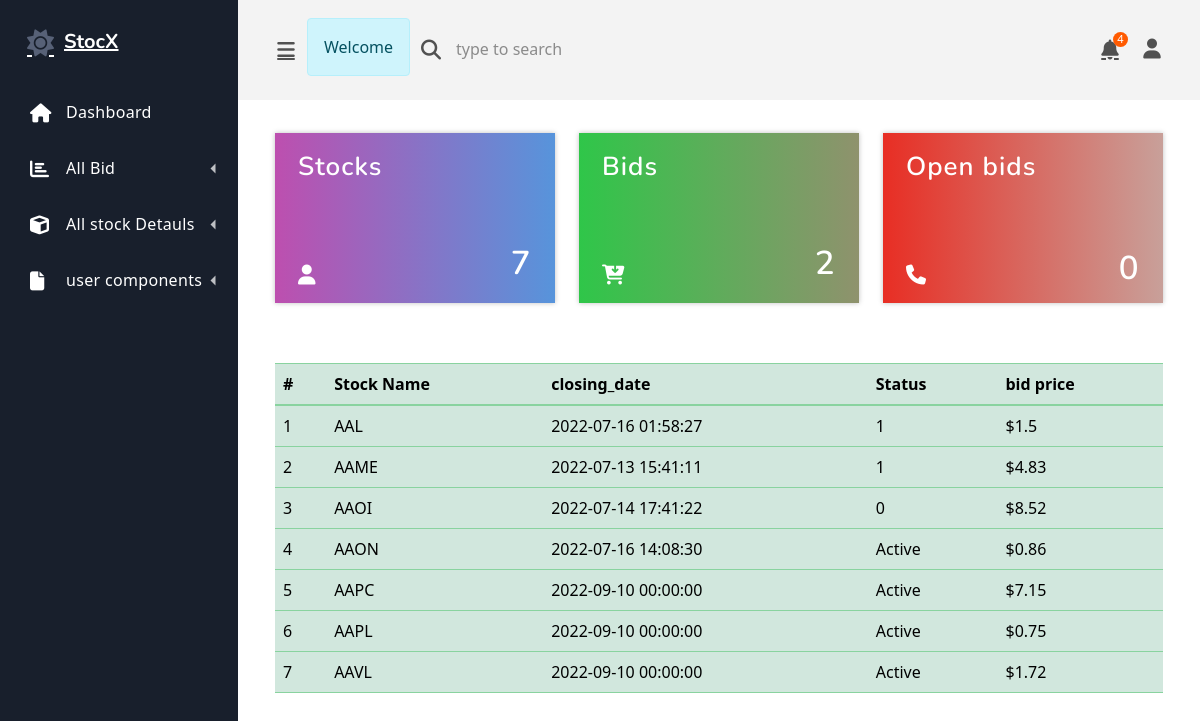
The app's page /dashbord/html/bid/allbid.php with its own data.
### tables this page shows
CREATE TABLE `stock` (
  `id` int(11) NOT NULL,
  `st_name` varchar(55) NOT NULL,
  `description` varchar(255) NOT NULL,
  `Bidding_closing_time` time NOT NULL,
  `status` varchar(55) NOT NULL,
  `bidding_start_time` time NOT NULL,
  `price` float NOT NULL,
  `closing_date` datetime NOT NULL
);

### dashbord/html/bid/bid.php (the view, shortened to what this page needs)
<?php
$hostname= "sql206.byetcluster.com";
$username= "b33_30186218";
$password="6FLNAV2Pf2U8t8J";
$dbname = "b33_30186218_stockm";
$conn = mysqli_connect($hostname,$username,$password,$dbname);
?>
<!doctype html>
<html lang="en">
<head>
    <link rel="stylesheet" href="https://use.fontawesome.com/releases/v5.4.1/css/all.css">
    <link rel="stylesheet" href="../css/main.css">
    <link href="https://cdn.jsdelivr.net/npm/bootstrap@5.0.2/dist/css/bootstrap.min.css" rel="stylesheet">
</head>
<body>
<br>
<div class="table-responsive-sm">
  <table class="table table-success table-striped align-middle table-hover">
    <thead>
      <tr>
        <th scope="col">#</th>
        <th scope="col">Stock Name</th>
        <th scope="col">closing_date </th>
        <th scope="col">Status</th>
        <th scope="col">bid price</th>
      </tr>
      <?php
      $result = mysqli_query($conn,"SELECT * FROM stock");
if (mysqli_num_rows($result) > 0) {
while($row = mysqli_fetch_array($result)) {
?>
<tr>
<td><?php echo $row["id"]; ?></td>
    <td><?php echo $row["st_name"]; ?></td>
    <td><?php echo $row["closing_date"]; ?></td>
    <td><?php echo $row["status"]; ?></td>
    <td>$<?php echo $row["price"]; ?></td>
</tr>
<?php
}
?>
</table>
 <?php
}
else{
    echo "No result found";
}
?>
</div>
</body>
</html>

### records on screen
stock: id "1", st_name "AAL", closing_date "2022-07-16 01:58:27", status "1", price "1.5"
stock: id "2", st_name "AAME", closing_date "2022-07-13 15:41:11", status "1", price "4.83"
stock: id "3", st_name "AAOI", closing_date "2022-07-14 17:41:22", status "0", price "8.52"
stock: id "4", st_name "AAON", closing_date "2022-07-16 14:08:30", status "Active", price "0.86"
stock: id "5", st_name "AAPC", closing_date "2022-09-10 00:00:00", status "Active", price "7.15"
stock: id "6", st_name "AAPL", closing_date "2022-09-10 00:00:00", status "Active", price "0.75"
stock: id "7", st_name "AAVL", closing_date "2022-09-10 00:00:00", status "Active", price "1.72"

### other values on screen
$num_rows_stock "7"
$num_rows_bids "2"
$num_rows_sellers "0"
